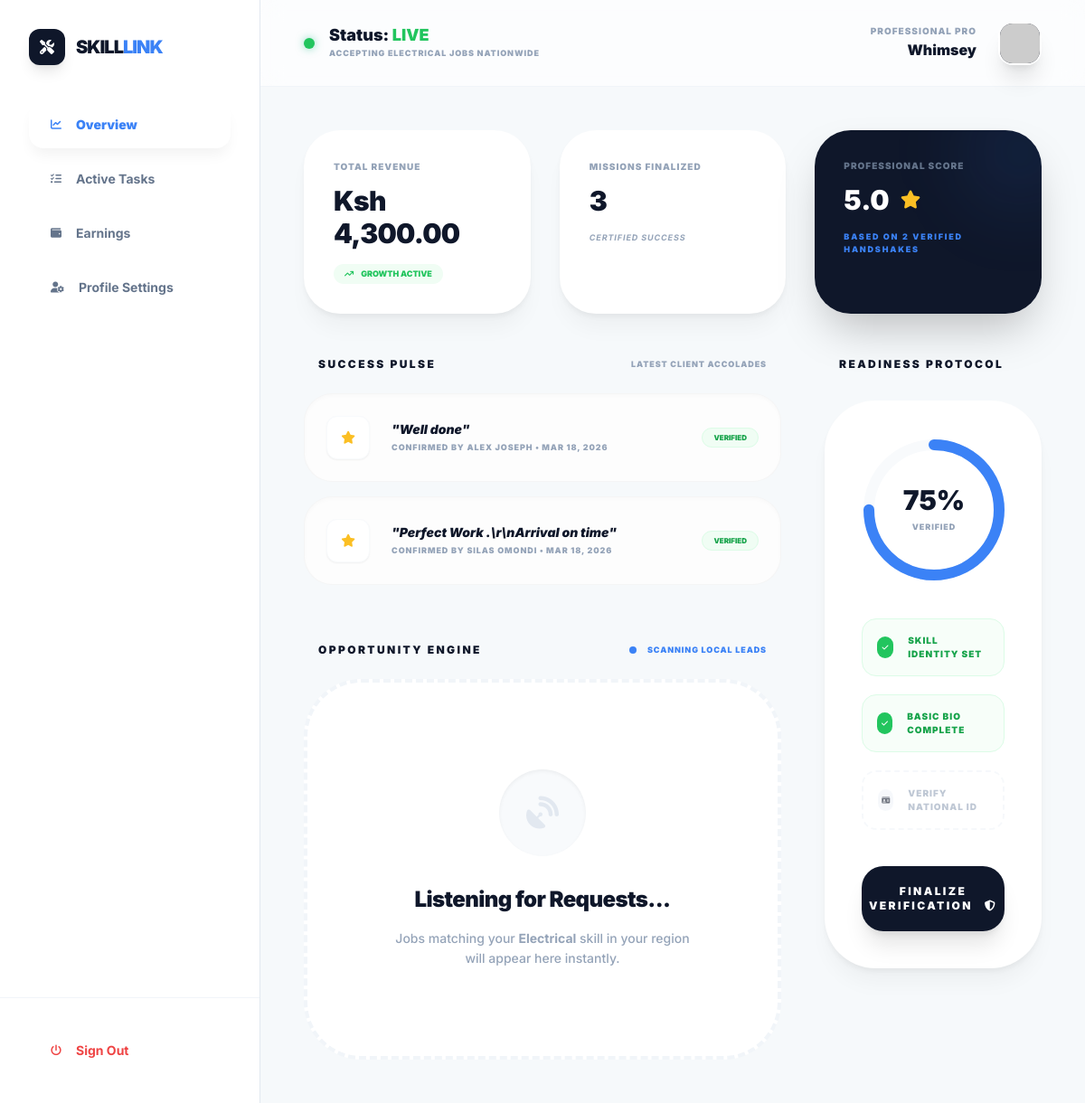
The page /worker/dashboard.php (signed in) on the database its author committed.
### tables this page shows
CREATE TABLE `worker_profiles` (
  `profile_id` int(11) NOT NULL,
  `user_id` int(11) NOT NULL COMMENT 'Links to the shared users table',
  `category_id` int(11) NOT NULL COMMENT 'Links to the Blueprint (categories) table',
  `bio` text NOT NULL COMMENT 'The professional summary for clients',
  `profile_photo` varchar(255) DEFAULT 'default-pro.png' COMMENT 'Path to the headshot',
  `onboarded_at` timestamp NOT NULL DEFAULT current_timestamp(),
  `hourly_rate` decimal(10,2) DEFAULT 0.00,
  `service_radius` int(11) DEFAULT 10,
  `is_live` tinyint(1) DEFAULT 1,
  `id_proof_path` varchar(255) DEFAULT NULL,
  `is_verified` tinyint(1) DEFAULT 0
);

CREATE TABLE `categories` (
  `id` int(11) NOT NULL,
  `cat_name` varchar(50) NOT NULL COMMENT 'Display name (e.g., Plumbing)',
  `cat_icon` varchar(50) NOT NULL COMMENT 'FontAwesome class (e.g., fa-wrench)',
  `sort_order` int(11) DEFAULT 0 COMMENT 'Controls UI display sequence',
  `status` enum('active','hidden') DEFAULT 'active' COMMENT 'Allows temporary hiding of categories',
  `created_at` timestamp NOT NULL DEFAULT current_timestamp()
);

CREATE TABLE `reviews` (
  `id` int(11) NOT NULL,
  `task_id` int(11) NOT NULL,
  `worker_id` int(11) NOT NULL,
  `client_id` int(11) NOT NULL,
  `rating` tinyint(1) NOT NULL CHECK (`rating` between 1 and 5),
  `comment` text DEFAULT NULL,
  `created_at` timestamp NOT NULL DEFAULT current_timestamp()
);

CREATE TABLE `users` (
  `id` int(11) NOT NULL,
  `full_name` varchar(255) NOT NULL,
  `email` varchar(255) NOT NULL,
  `phone` varchar(20) NOT NULL,
  `county` varchar(100) NOT NULL,
  `area` varchar(100) NOT NULL,
  `password` varchar(255) NOT NULL,
  `role` enum('client','worker','admin') NOT NULL,
  `status` enum('active','suspended') DEFAULT 'active',
  `created_at` timestamp NOT NULL DEFAULT current_timestamp()
);

### worker/dashboard.php (the view, shortened to what the rows shown need)
<?php
$base_dir = dirname(__DIR__);
require_once $base_dir . '/includes/config.php';
$user_id = $_SESSION['user_id'];
$profile_query = $conn->query("SELECT wp.*, c.cat_name
                               FROM worker_profiles wp
                               JOIN categories c ON wp.category_id = c.id
                               WHERE wp.user_id = '$user_id'");
$worker_data = $profile_query->fetch_assoc();
$worker_category_id = $worker_data['category_id'];
$opportunities_query = $conn->query("SELECT t.*, c.cat_name
                                     FROM tasks t
                                     JOIN categories c ON t.category_id = c.id
                                     WHERE t.category_id = '$worker_category_id'
                                     AND t.status = 'open'
                                     ORDER BY t.created_at DESC
                                     LIMIT 5");
$accolades_query = $conn->query("SELECT r.*, u.full_name as client_name
                                 FROM reviews r
                                 JOIN users u ON r.client_id = u.id
                                 WHERE r.worker_id = '$user_id'
                                 ORDER BY r.created_at DESC
                                 LIMIT 3");
?>
<!DOCTYPE html>
<html lang="en">
<head>
    <script src="https://cdn.tailwindcss.com"></script>
    <link rel="stylesheet" href="https://cdnjs.cloudflare.com/ajax/libs/font-awesome/6.4.0/css/all.min.css">
</head>
<body class="bg-[#f8fafc] font-sans antialiased text-slate-900 overflow-hidden">
    <div class="flex h-screen overflow-hidden">
        <main class="flex-1 flex flex-col overflow-hidden relative">
            <header class="h-24 flex items-center justify-between px-12 bg-white/50 backdrop-blur-md border-b border-slate-100 relative z-20">
                <div class="flex items-center gap-4">
                    <div>
                        <h1 class="text-lg font-black text-slate-900 leading-none">Status: <span class="text-green-500 uppercase">Live</span></h1>
                        <p class="text-[9px] font-black text-slate-400 uppercase tracking-widest mt-1">Accepting <?php echo $worker_data['cat_name']; ?> jobs nationwide</p>
                    </div>
                </div>
            </header>
            <section class="flex-1 overflow-y-auto p-12 custom-scroll bg-[#f1f5f9]/30">
                <div class="grid grid-cols-1 lg:grid-cols-3 gap-12">
                    <div class="lg:col-span-2 space-y-8">
                        <div class="space-y-6">
                            <div class="grid grid-cols-1 gap-4">
                                <?php if($accolades_query->num_rows > 0): ?>
                                    <?php while($review = $accolades_query->fetch_assoc()): ?>
                                    <div class="recessed-card p-6 rounded-[2rem] flex items-center justify-between group">
                                        <div class="flex items-center gap-6">
                                            <div class="w-12 h-12 bg-white rounded-xl flex items-center justify-center text-amber-400 shadow-sm border border-slate-50">
                                                <i class="fas fa-star text-sm"></i>
                                            </div>
                                            <div>
                                                <p class="text-slate-900 font-black text-sm leading-tight italic">"<?php echo $review['comment']; ?>"</p>
                                                <p class="text-[9px] font-black text-slate-400 uppercase tracking-widest mt-1">Confirmed by <?php echo $review['client_name']; ?> • <?php echo date('M d, Y', strtotime($review['created_at'])); ?></p>
                                            </div>
                                        </div>
                                        <span class="px-3 py-1 bg-green-50 text-green-600 text-[8px] font-black uppercase rounded-full border border-green-100">Verified</span>
                                    </div>
                                    <?php endwhile; ?>
                                <?php else: ?>
                                    <div class="recessed-card p-10 rounded-[2rem] text-center border-2 border-dashed border-slate-100">
                                        <p class="text-xs text-slate-400 font-black uppercase tracking-widest">Mission history currently in synchronization...</p>
                                    </div>
                                <?php endif; ?>
                            </div>
                        </div>
                        <div class="space-y-6 pt-8">
                            <div class="space-y-6">
                                <?php if($opportunities_query->num_rows > 0): ?>
                                    <?php while($job = $opportunities_query->fetch_assoc()): ?>
                                    <div class="elite-card p-8 rounded-[3rem] flex items-center justify-between group new-job-glow hover:border-skill-blue/50 transition-all">
                                        <div class="flex items-center gap-8">
                                            <div class="w-16 h-16 bg-slate-50 rounded-[1.75rem] flex items-center justify-center text-slate-300 group-hover:text-skill-blue transition-colors"><i class="fas fa-bolt-lightning text-2xl"></i></div>
                                            <div class="space-y-1">
                                                <div class="flex items-center gap-3">
                                                    <span class="px-3 py-1 bg-skill-blue/10 text-skill-blue text-[9px] font-black uppercase rounded-full tracking-tighter"><?php echo $job['cat_name']; ?></span>
                                                    <span class="text-[9px] font-black text-slate-400 uppercase tracking-widest">• <?php echo date('h:i A', strtotime($job['created_at'])); ?></span>
                                                </div>
                                                <h4 class="text-lg font-black text-slate-900 tracking-tight leading-tight"><?php echo $job['title']; ?></h4>
                                                <div class="flex items-center gap-4 pt-1">
                                                    <p class="text-xs text-slate-400 font-bold uppercase tracking-widest"><i class="fas fa-map-pin mr-1.5 text-skill-blue"></i> <?php echo $job['location_name']; ?></p>
                                                    <p class="text-xs text-slate-900 font-black uppercase tracking-widest"><i class="fas fa-wallet mr-1.5 text-skill-blue"></i> Ksh <?php echo number_format($job['budget'], 2); ?></p>
                                                </div>
                                            </div>
                                        </div>
                                        <a href="view-task.php?id=<?php echo $job['id']; ?>" class="px-8 py-5 bg-slate-900 text-white rounded-2xl font-black text-[10px] uppercase tracking-widest hover:bg-skill-blue transition-all shadow-xl active:scale-95 inline-flex items-center justify-center">
                                            Inspect Task <i class="fas fa-arrow-right ml-3"></i>
                                        </a>
                                    </div>
                                    <?php endwhile; ?>
                                <?php else: ?>
                                    <div class="bg-white rounded-[4rem] p-24 text-center border-4 border-dashed border-slate-100 group transition-all">
                                        <div class="w-24 h-24 bg-slate-50 rounded-full flex items-center justify-center mx-auto mb-8 shadow-inner"><i class="fas fa-satellite-dish text-slate-200 text-4xl animate-pulse"></i></div>
                                        <h4 class="text-2xl font-black text-slate-900 tracking-tight">Listening for Requests...</h4>
                                        <p class="text-sm text-slate-400 font-medium max-w-sm mx-auto mt-4 leading-relaxed">Jobs matching your <strong><?php echo $worker_data['cat_name']; ?></strong> skill in your region will appear here instantly.</p>
                                    </div>
                                <?php endif; ?>
                            </div>
                        </div>
                    </div>
                </div>
            </section>
        </main>
    </div>
</body>
</html>

### rows shown on the page
worker_profiles: category.cat_name "ELECTRICAL", category.cat_name "Electrical"
reviews: comment "Well done", client.full_name "ALEX JOSEPH", created_at "MAR 18, 2026"
reviews: comment "Perfect Work .\\r\\nArrival on time", client.full_name "SILAS OMONDI", created_at "MAR 18, 2026"

### other values the page prints
$user_name "Whimsey"
$stats['total_earnings'] "4,300.00"
$stats['total_tasks_finished'] "3"
$rep['avg_rating'] "5.0"
$rep['review_count'] "2"
